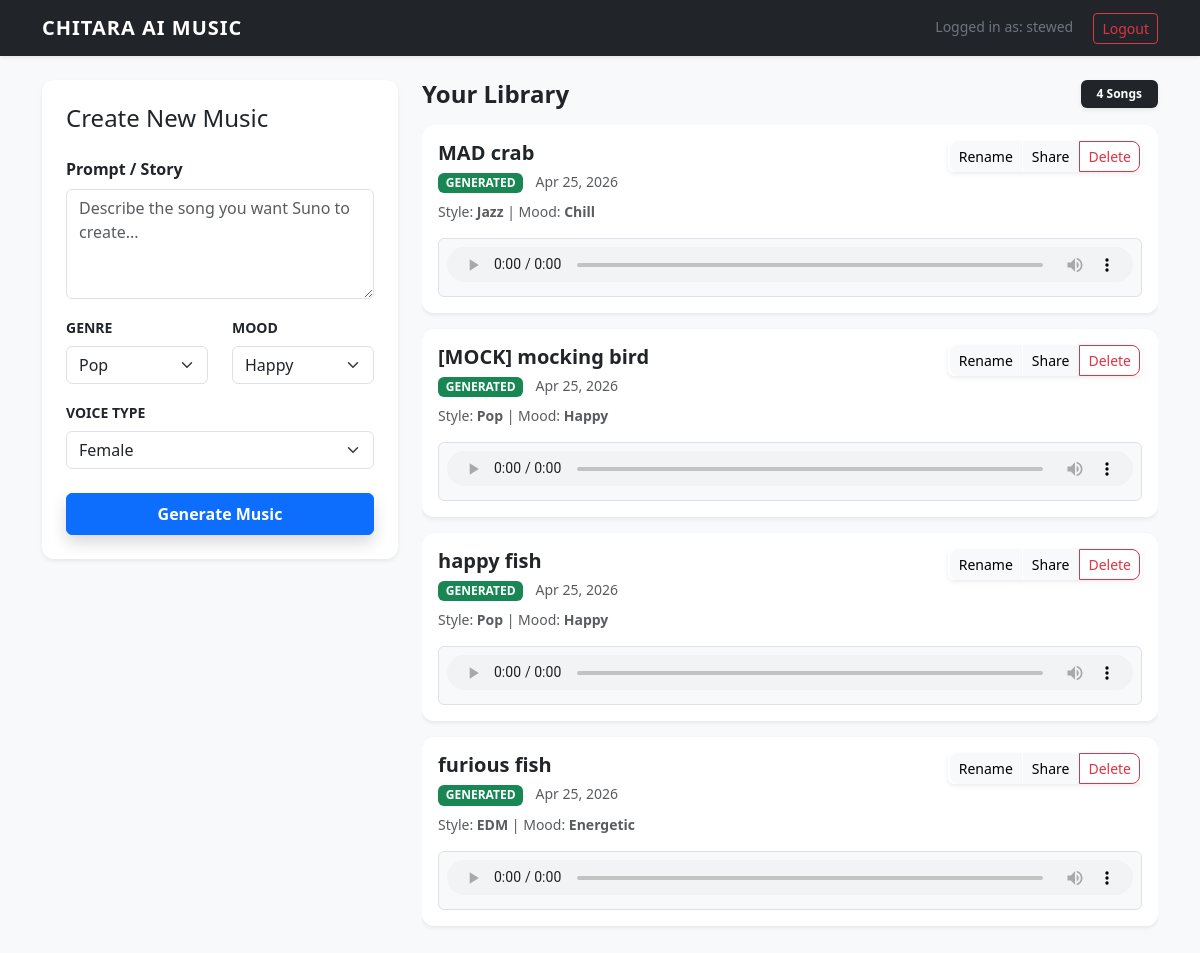
The app's page / (signed in) with its own data.
### music/models.py (models this page shows, shortened)
class User(models.Model):
    name = models.CharField(max_length=100)
    email = models.EmailField(unique=True)
    role = models.CharField(
        max_length=20,
        choices=UserRole.choices,
        default=UserRole.CREATOR
    )

class Song(models.Model):
    title = models.CharField(max_length=200)
    audio_file = models.URLField(max_length=1000, null=True, blank=True)
    created_at = models.DateTimeField(auto_now_add=True)
    duration_seconds = models.PositiveIntegerField(null=True, blank=True)
    status = models.CharField(
        max_length=20,
        choices=SongStatus.choices,
        default=SongStatus.DRAFT
    )
    owner = models.ForeignKey(
        User,
        on_delete=models.CASCADE,
        related_name="songs"
    )
    library = models.ForeignKey(
        SongLibrary,
        on_delete=models.CASCADE,
        related_name="songs"
    )
    parameters = models.ForeignKey(
        GenerationParameters,
        on_delete=models.CASCADE,
        related_name="songs"
    )

class GenerationParameters(models.Model):
    genre = models.CharField(max_length=50)
    mood = models.CharField(max_length=50)
    voice_type = models.CharField(max_length=50)
    prompt = models.TextField()

### music/views.py (the view)
# urls.py: path('', music_views.home, name='home'),
def home(request):
    context = {}
    if request.user.is_authenticated:
        domain_user, _ = User.objects.get_or_create(
            email=request.user.email,
            defaults={"name": request.user.username, "role": "CREATOR"}
        )
        songs = Song.objects.filter(owner=domain_user).order_by('-created_at')
        context['songs'] = songs
        context['domain_user'] = domain_user
    return render(request, 'home.html', context)

### templates/home.html (shortened to what this page needs)
<!DOCTYPE html>
<html lang="en">
<head>
    <link href="https://cdn.jsdelivr.net/npm/bootstrap@5.3.0/dist/css/bootstrap.min.css" rel="stylesheet">
</head>
<body>
    <nav class="navbar navbar-expand-lg navbar-dark bg-dark shadow-sm mb-4">
        <div class="container">
            <a class="navbar-brand" href="/">CHITARA AI MUSIC</a>
            <div class="ms-auto text-light">
                {% if user.is_authenticated %}
                    <small class="me-3 text-secondary">Logged in as: {{ domain_user.name|default:user.email }}</small>
                    <a href="{% url 'account_logout' %}" class="btn btn-outline-danger btn-sm">Logout</a>
                {% endif %}
            </div>
        </div>
    </nav>
    <div class="container">
        {% if user.is_authenticated %}
            <div class="row g-4">
                <div class="col-lg-4">
                    <div class="card shadow-sm">
                        <div class="card-body p-4">
                            <h4 class="card-title mb-4">Create New Music</h4>
                            <form id="generateForm">
                                <div class="mb-3">
                                    <label class="form-label fw-bold">Prompt / Story</label>
                                    <textarea id="prompt" class="form-control" rows="4" required
                                              placeholder="Describe the song you want Suno to create..."></textarea>
                                </div>
                                <div class="row">
                                    <div class="col-md-6 mb-3">
                                        <label class="form-label fw-bold small text-uppercase">Genre</label>
                                        <select id="genre" class="form-select">
                                            <option value="Pop">Pop</option>
                                        </select>
                                    </div>
                                    <div class="col-md-6 mb-3">
                                        <label class="form-label fw-bold small text-uppercase">Mood</label>
                                        <select id="mood" class="form-select">
                                            <option value="Happy">Happy</option>
                                        </select>
                                    </div>
                                </div>
                                <div class="mb-4">
                                    <label class="form-label fw-bold small text-uppercase">Voice Type</label>
                                    <select id="voice_type" class="form-select">
                                        <option value="Female">Female</option>
                                    </select>
                                </div>
                                <button type="submit" id="genBtn" class="btn btn-primary w-100 py-2 fw-bold shadow">
                                    Generate Music
                                </button>
                            </form>
                        </div>
                    </div>
                </div>
                <div class="col-lg-8">
                    <div class="d-flex justify-content-between align-items-center mb-3">
                        <h2 class="h4 mb-0 fw-bold">Your Library</h2>
                        <span class="badge bg-dark px-3 py-2 shadow-sm">{{ songs|length }} Songs</span>
                    </div>
                    <div id="library-container">
                        <ul id="library" class="list-unstyled">
                        {% for song in songs %}
                            <li class="card shadow-sm mb-3">
                                <div class="card-body">
                                    <div class="d-flex justify-content-between align-items-start mb-2">
                                        <div>
                                            <h5 class="card-title mb-1 fw-bold">{{ song.title }}</h5>
                                            <span class="badge {% if song.status == 'GENERATED' %}bg-success{% else %}bg-warning text-dark{% endif %}">
                                                {{ song.status }}
                                            </span>
                                            <small class="text-muted ms-2">{{ song.created_at|date:"M d, Y" }}</small>
                                        </div>
                                        <div class="btn-group shadow-sm">
                                            <button class="btn btn-light btn-sm" onclick="renameSong({{ song.id }}, '{{ song.title|escapejs }}')">Rename</button>
                                            <button class="btn btn-light btn-sm" onclick="shareSong({{ song.id }})">Share</button>
                                            <button class="btn btn-outline-danger btn-sm" onclick="deleteSong({{ song.id }})">Delete</button>
                                        </div>
                                    </div>
                                    <p class="small text-muted mb-3">
                                        Style: <strong>{{ song.parameters.genre }}</strong> | Mood: <strong>{{ song.parameters.mood }}</strong>
                                    </p>
                                    {% if song.audio_file %}
                                        <div class="bg-light p-2 rounded border">
                                            <audio controls src="{{ song.audio_file }}" class="w-100" style="height: 35px;"></audio>
                                        </div>
                                    {% elif song.status == 'DRAFT' %}
                                        <div class="alert alert-info py-2 small mb-0 border-0 shadow-sm d-flex align-items-center">
                                            <div class="spinner-border spinner-border-sm me-3 text-primary" role="status"></div>
                                            <span>AI is composing... Polling Suno servers for your audio.</span>
                                        </div>
                                    {% endif %}
                                </div>
                            </li>
                        {% empty %}
                            <div class="text-center py-5 bg-white rounded shadow-sm border">
                                <p class="text-muted mb-0 lead">Your library is empty. Start generating!</p>
                            </div>
                        {% endfor %}
                        </ul>
                    </div>
                </div>
            </div>
        {% endif %}
    </div>
</body>
</html>

### templates/home.html (style rules this page uses)
body { background-color: #f8f9fa; }
.navbar-brand { font-weight: bold; letter-spacing: 1px; }
.card { border: none; border-radius: 12px; }
.btn-group .btn { border-radius: 8px; margin: 0 2px; }
#library-container { max-height: 80vh; overflow-y: auto; }

### records on screen
User: name "stewed"
Song: title "MAD crab", status "GENERATED", created_at "Apr 25, 2026", parameters.genre "Jazz", parameters.mood "Chill"
Song: title "[MOCK] mocking bird", status "GENERATED", created_at "Apr 25, 2026", parameters.genre "Pop", parameters.mood "Happy"
Song: title "happy fish", status "GENERATED", created_at "Apr 25, 2026", parameters.genre "Pop", parameters.mood "Happy"
Song: title "furious fish", status "GENERATED", created_at "Apr 25, 2026", parameters.genre "EDM", parameters.mood "Energetic"

### other values on screen
{{ songs|length }} "4"
